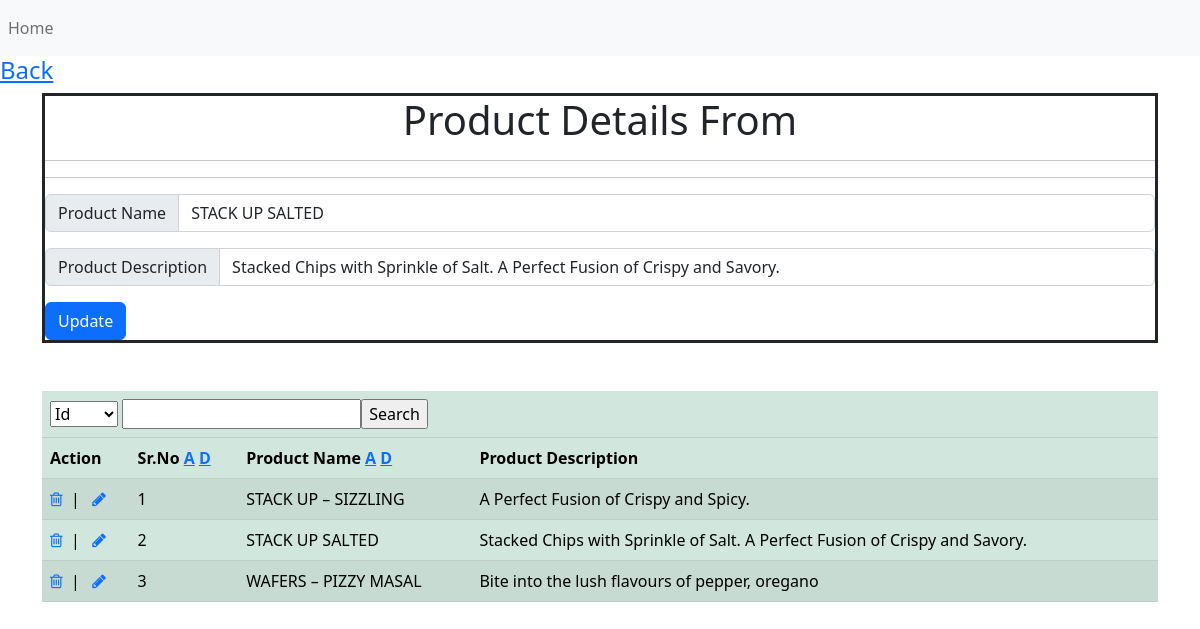
Page /Ass-2/Ass-2/Product_master.php?update=2 (signed in) on the committed database.
### tables this page shows
CREATE TABLE `product_master` (
  `pro_id` int(11) NOT NULL,
  `pro_name` varchar(20) NOT NULL,
  `pro_description` text NOT NULL
);

### Ass-2/Ass-2/Product_master.php (the view, shortened to what this page needs)
<?php
include("connection.php");
$queryd = "select * from product_master";
$data=mysqli_query($con,$queryd);
if(isset($_REQUEST['update']))
{
    $uid = $_REQUEST['update'];
    $queryu="select * from product_master where pro_id='$uid'";
    $edit=mysqli_query($con,$queryu);
    $edit1=mysqli_fetch_array($edit);
}
?>
<!DOCTYPE html>
<html lang="en">
<head>
    <link href="https://cdn.jsdelivr.net/npm/bootstrap@5.2.0/dist/css/bootstrap.min.css" rel="stylesheet">
    <link rel="stylesheet" href="https://cdnjs.cloudflare.com/ajax/libs/font-awesome/4.7.0/css/font-awesome.min.css">
</head>
<body>
    <?php include("header.php") ?>
    <h4><a href="home.php">Back</a></h4>
    <div class="container">
        <div class="col" style="border: 3px solid ;">
            <h1><center> Product Details From </center></h1><hr><hr>
            <form class="row" method="POST">
                <div class="input-group mb-3">
                    <span class="input-group-text" id="basic-addon1">Product Name</span>
                    <input type="text" name="pname" class="form-control" placeholder="Product name" value="<?php if(isset($_REQUEST['update'])){echo $edit1['pro_name'];} ?>" aria-label="Product Name" title="Product Name" aria-describedby="basic-addon1">
                </div>
                <div class="input-group mb-3">
                    <span class="input-group-text" id="basic-addon1">Product Description</span>
                    <input type="text" name="pdesc" class="form-control" placeholder="Product Description" value="<?php if(isset($_REQUEST['update'])){echo $edit1['pro_description'];} ?>" title="Product Description" aria-label="Product Description" aria-describedby="basic-addon1">
                </div>
                <div class="col-6">
                    <?php
                    if($queryu)
                    {
                    ?>
                        <input type="submit" name="btnupdate" value="Update" class="btn btn-primary">
                    <?php
                    }
                    else
                    {
                    ?>
                        <input type="submit" name="btnsave" value="Save" class="btn btn-primary">
                    <?php
                    }
                    ?>
                </div>
            </form>
        </div>
        <br>
        <br>
        <div class="col">
            <form action="" method="post">
                <table class="table table-success table-striped">
                    <thead>
                        <tr>
                            <th colspan="13">
                            <select name="cn">
                                <option value="pro_id">Id</option>
                            </select>
                            <input type="text" name="search"><input type="submit" value="Search" name="btnsearch"></th>
                        </tr>
                        <tr>
                            <th>Action</th>
                            <th>Sr.No
                                <a href="Product_master.php?ord = asc&&cn = pro_id">A</a>
                                <a href="Product_master.php?ord = desc&&cn = pro_id">D</a>
                            </th>
                            <th>Product Name
                                <a href="Product_master.php?ord = asc&&cn = pro_name">A</a>
                                <a href="Product_master.php?ord = desc&&cn = pro_name">D</a>
                            </th>
                            <th>Product Description</th>
                        </tr>
                    </thead>
                    <tbody>
                        <?php
                            $i = 1;
                            while ($pro=mysqli_fetch_array($data))
                            {
                        ?>
                                <tr>
                                    <td> <a href="Product_master.php?remove=<?php echo $pro['pro_id'];?>" onclick="return confirm('Are you sure to delete no <?php echo $i ?>');"><i class="fa fa-trash-o"></i></a>&nbsp;&nbsp;|
                                    &nbsp;&nbsp;<a href="Product_master.php?update=<?php echo $pro['pro_id'];?>" onclick="return confirm('Are you sure to update no <?php echo $i ?>');"><i class="fa fa-pencil"></i></a></td>
                                    <td><?php echo $i++; ?></td>
                                    <td><?php echo $pro['pro_name']; ?></td>
                                    <td><?php echo $pro['pro_description']; ?></td>
                                </tr>
                        <?php
                            }
                        ?>
                    </tbody>
                </table>
            </form>
        </div>
    </div>
</body>
</html>

### rows in the picture
product_master: pname "STACK UP SALTED", pdesc "Stacked Chips with Sprinkle of Salt. A Perfect Fusion of Crispy and Savory.", pro_name "STACK UP SALTED", pro_description "Stacked Chips with Sprinkle of Salt. A Perfect Fusion of Crispy and Savory."
product_master: pro_name "STACK UP – SIZZLING", pro_description "A Perfect Fusion of Crispy and Spicy."
product_master: pro_name "WAFERS – PIZZY MASAL", pro_description "Bite into the lush flavours of pepper, oregano"
